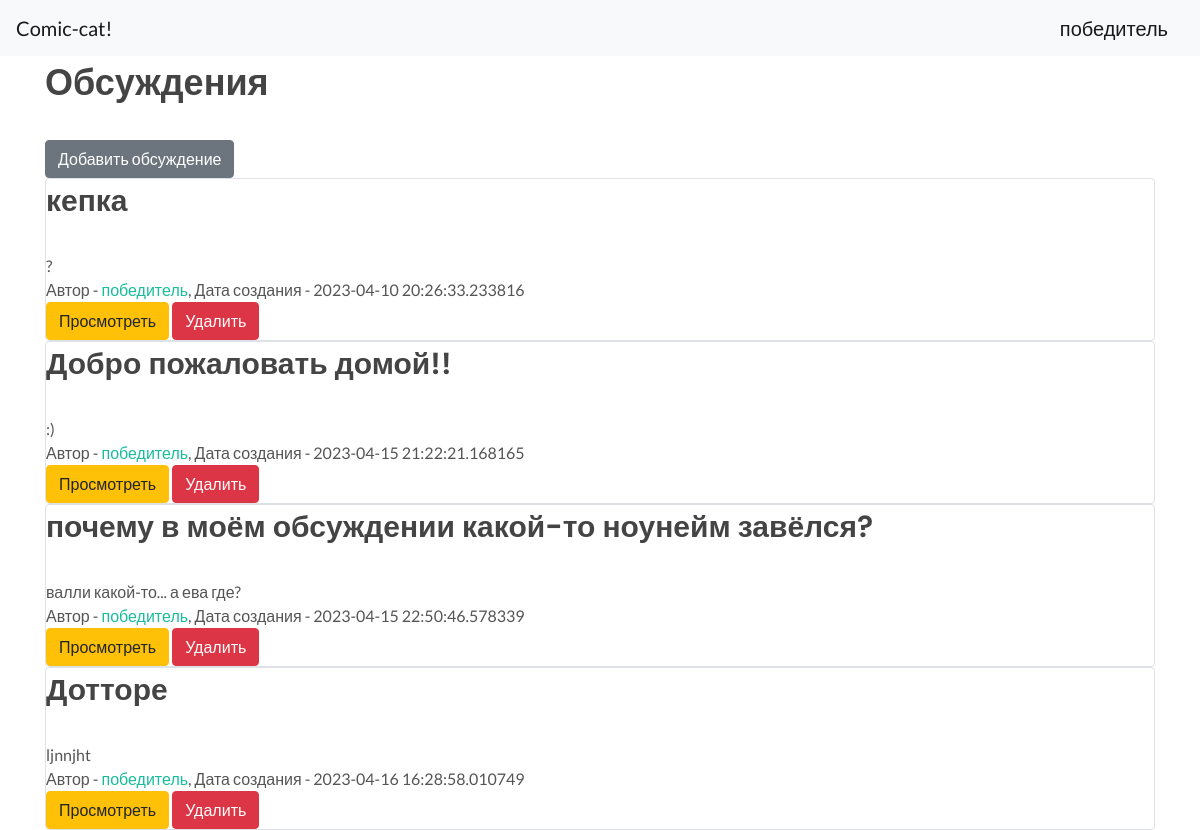
Page /discussions/ (signed in) on the committed database.
### data/users.py (models this page shows, shortened)
class User(SqlAlchemyBase, UserMixin, SerializerMixin):
    __tablename__ = 'users'
    id = sqlalchemy.Column(sqlalchemy.Integer,
                           primary_key=True, autoincrement=True)
    name = sqlalchemy.Column(sqlalchemy.String, nullable=True)
    about = sqlalchemy.Column(sqlalchemy.String, nullable=True)
    email = sqlalchemy.Column(sqlalchemy.String,
                              index=True, unique=True, nullable=True)
    hashed_password = sqlalchemy.Column(sqlalchemy.String, nullable=True)
    created_date = sqlalchemy.Column(sqlalchemy.DateTime,
                                     default=datetime.datetime.now)
    favorites = categories = orm.relationship("Comics",
                                              secondary="assoc_favs",
                                              backref="users")
    comics = orm.relationship("Comics", back_populates='user')
    discussions = orm.relationship("Discussions", back_populates='user')
    posts = orm.relationship("Posts", back_populates='user')
    reviews = orm.relationship("Reviews", back_populates='user')

### data/discussions.py (models this page shows)
class Discussions(SqlAlchemyBase, SerializerMixin):
    __tablename__ = 'discussions'
    id = sqlalchemy.Column(sqlalchemy.Integer,
                           primary_key=True, autoincrement=True)
    title = sqlalchemy.Column(sqlalchemy.String, nullable=True)
    content = sqlalchemy.Column(sqlalchemy.String, nullable=True)
    created_date = sqlalchemy.Column(sqlalchemy.DateTime,
                                     default=datetime.datetime.now)
    is_published = sqlalchemy.Column(sqlalchemy.Boolean, default=True)
    user_id = sqlalchemy.Column(sqlalchemy.Integer,
                                sqlalchemy.ForeignKey("users.id"))
    user = orm.relationship('User')
    categories = orm.relationship("Category",
                                  secondary="association",
                                  backref="discussions")
    posts = orm.relationship("Posts", back_populates='discussion')

### main.py (the view)
@app.route("/discussions/")
def discussions():
    db_sess = db_session.create_session()
    discs = db_sess.query(Discussions)
    return render_template("discussions.html", discs=discs)

### data/db_session.py (called while the page is built)
def create_session() -> Session:
    global __factory
    return __factory()

### main.py (called while the page is built)
@login_manager.user_loader
def load_user(user_id):
    db_sess = db_session.create_session()
    return db_sess.query(User).get(user_id)

### templates/discussions.html
{% extends "base.html" %}
{% block content %}
<h1>Обсуждения</h1>
{% if current_user.is_authenticated %}
    <a href="discs" class="btn btn-secondary">Добавить обсуждение</a>
{% endif %}
{% for item in discs%}
<div class="col-md6 border rounded">
    <h2>{{item.title}}</h2>
    <div>
        {{item.content}}
    </div>
    <div>
        Автор - <a href="/users/{{ item.user.id }}"> {{item.user.name}}</a>, Дата создания - {{item.created_date}}
    </div>
    <div>
        <a href="/discussions/{{ item.id }}" class="btn btn-warning">
            Просмотреть
        </a>
        {% if current_user.is_authenticated and current_user == item.user %}
        <a href="/disc_delete/{{ item.id }}" class="btn btn-danger">
            Удалить
        </a>
        {% endif %}
    </div>
</div>
{% endfor %}
{% endblock %}

### templates/base.html (shortened to what this page needs)
<!doctype html>
<html lang="en">
<head>
	<link rel="stylesheet" href="{{ url_for('static', filename='css/bootstrap.css') }}" type="text/css" />
	<link rel="stylesheet" href="{{ url_for('static', filename='css/style.css') }}" type="text/css" />
	<link rel="stylesheet" href="{{ url_for('static', filename='css/dark.css') }}" type="text/css" />
	<link rel="stylesheet" href="{{ url_for('static', filename='css/font-icons.css') }}" type="text/css" />
	<link rel="stylesheet" href="{{ url_for('static', filename='css/animate.css') }}" type="text/css" />
	<link rel="stylesheet" href="{{ url_for('static', filename='css/magnific-popup.css') }}" type="text/css" />
	<link rel="stylesheet" href="{{ url_for('static', filename='css/custom.css') }}" type="text/css" />
</head>
<body>
<header>
    <nav class="navbar navbar-light bg-light">
        <a class="navbar-brand" href="/">Comic-cat!</a>
        {% if current_user.is_authenticated %}
            <a class="navbar-brand" href="/logout">{{ current_user.name }}</a>
        {% else %}
            <p>
                <a class="btn btn-primary " href="/register">Зарегистрироваться</a>
                <a class="btn btn-success" href="/login">Войти</a>
            </p>
        {% endif %}
    </nav>
</header>
<main role="main" class="container">
    {% block content %}{% endblock %}
</main>
</body>
</html>

### rows in the picture
User: name "победитель"
Discussions: title "кепка", content "?", user.name "победитель", created_date "2023-04-10 20:26:33.233816"
Discussions: title "Добро пожаловать домой!!", content ":)", user.name "победитель", created_date "2023-04-15 21:22:21.168165"
Discussions: title "почему в моём обсуждении какой-то ноунейм завёлся?", content "валли какой-то... а ева где?", user.name "победитель", created_date "2023-04-15 22:50:46.578339"
Discussions: title "Дотторе", content "ljnnjht", user.name "победитель", created_date "2023-04-16 16:28:58.010749"
